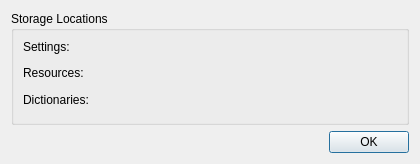
<?xml version="1.0" encoding="UTF-8"?>
<ui version="4.0">
 <class>ResourcesDialog</class>
 <widget class="QDialog" name="ResourcesDialog">
  <property name="windowModality">
   <enum>Qt::WindowModality::ApplicationModal</enum>
  </property>
  <property name="geometry">
   <rect>
    <x>0</x>
    <y>0</y>
    <width>420</width>
    <height>164</height>
   </rect>
  </property>
  <property name="windowTitle">
   <string>TeXworks Settings and Resources</string>
  </property>
  <layout class="QVBoxLayout" name="verticalLayout">
   <item>
    <widget class="QGroupBox" name="groupLocations">
     <property name="title">
      <string>Storage Locations</string>
     </property>
     <property name="flat">
      <bool>false</bool>
     </property>
     <property name="checkable">
      <bool>false</bool>
     </property>
     <layout class="QGridLayout" name="gridLayout">
      <property name="topMargin">
       <number>9</number>
      </property>
      <property name="rightMargin">
       <number>9</number>
      </property>
      <item row="0" column="0">
       <widget class="QLabel" name="label">
        <property name="text">
         <string>Settings:</string>
        </property>
        <property name="alignment">
         <set>Qt::AlignmentFlag::AlignLeading|Qt::AlignmentFlag::AlignLeft|Qt::AlignmentFlag::AlignTop</set>
        </property>
       </widget>
      </item>
      <item row="0" column="1">
       <widget class="QLabel" name="locationOfSettings">
        <property name="sizePolicy">
         <sizepolicy hsizetype="Expanding" vsizetype="Preferred">
          <horstretch>0</horstretch>
          <verstretch>0</verstretch>
         </sizepolicy>
        </property>
        <property name="alignment">
         <set>Qt::AlignmentFlag::AlignLeading|Qt::AlignmentFlag::AlignLeft|Qt::AlignmentFlag::AlignTop</set>
        </property>
        <property name="textInteractionFlags">
         <set>Qt::TextInteractionFlag::LinksAccessibleByMouse|Qt::TextInteractionFlag::TextSelectableByMouse</set>
        </property>
       </widget>
      </item>
      <item row="1" column="0">
       <widget class="QLabel" name="label_3">
        <property name="text">
         <string>Resources:</string>
        </property>
        <property name="alignment">
         <set>Qt::AlignmentFlag::AlignLeading|Qt::AlignmentFlag::AlignLeft|Qt::AlignmentFlag::AlignTop</set>
        </property>
       </widget>
      </item>
      <item row="1" column="1">
       <widget class="QLabel" name="locationOfResources">
        <property name="sizePolicy">
         <sizepolicy hsizetype="Expanding" vsizetype="Preferred">
          <horstretch>0</horstretch>
          <verstretch>0</verstretch>
         </sizepolicy>
        </property>
        <property name="alignment">
         <set>Qt::AlignmentFlag::AlignLeading|Qt::AlignmentFlag::AlignLeft|Qt::AlignmentFlag::AlignTop</set>
        </property>
        <property name="textInteractionFlags">
         <set>Qt::TextInteractionFlag::LinksAccessibleByMouse|Qt::TextInteractionFlag::TextSelectableByMouse</set>
        </property>
       </widget>
      </item>
      <item row="2" column="0">
       <widget class="QLabel" name="label_2">
        <property name="text">
         <string>Dictionaries:</string>
        </property>
        <property name="alignment">
         <set>Qt::AlignmentFlag::AlignLeading|Qt::AlignmentFlag::AlignLeft|Qt::AlignmentFlag::AlignTop</set>
        </property>
       </widget>
      </item>
      <item row="2" column="1">
       <widget class="QLabel" name="locationOfDictionaries">
        <property name="text">
         <string/>
        </property>
        <property name="alignment">
         <set>Qt::AlignmentFlag::AlignLeading|Qt::AlignmentFlag::AlignLeft|Qt::AlignmentFlag::AlignTop</set>
        </property>
        <property name="textInteractionFlags">
         <set>Qt::TextInteractionFlag::LinksAccessibleByMouse|Qt::TextInteractionFlag::TextSelectableByMouse</set>
        </property>
       </widget>
      </item>
     </layout>
    </widget>
   </item>
   <item>
    <widget class="QDialogButtonBox" name="buttonBox">
     <property name="orientation">
      <enum>Qt::Orientation::Horizontal</enum>
     </property>
     <property name="standardButtons">
      <set>QDialogButtonBox::StandardButton::Ok</set>
     </property>
    </widget>
   </item>
  </layout>
 </widget>
 <resources/>
 <connections>
  <connection>
   <sender>buttonBox</sender>
   <signal>accepted()</signal>
   <receiver>ResourcesDialog</receiver>
   <slot>accept()</slot>
   <hints>
    <hint type="sourcelabel">
     <x>248</x>
     <y>254</y>
    </hint>
    <hint type="destinationlabel">
     <x>157</x>
     <y>274</y>
    </hint>
   </hints>
  </connection>
  <connection>
   <sender>buttonBox</sender>
   <signal>rejected()</signal>
   <receiver>ResourcesDialog</receiver>
   <slot>reject()</slot>
   <hints>
    <hint type="sourcelabel">
     <x>316</x>
     <y>260</y>
    </hint>
    <hint type="destinationlabel">
     <x>286</x>
     <y>274</y>
    </hint>
   </hints>
  </connection>
 </connections>
</ui>
